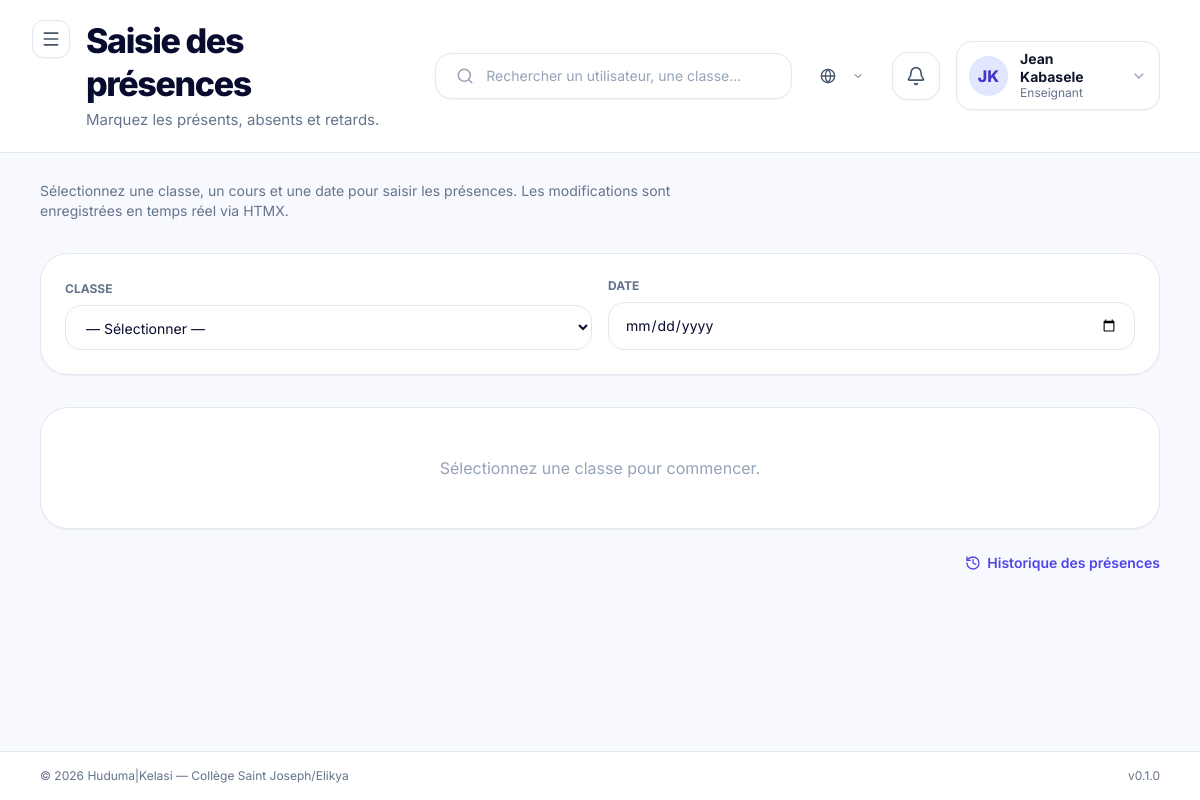
The page /attendance/saisie/ (signed in) on the database its author committed.
### apps/accounts/models.py (models this page shows, shortened)
class User(AbstractBaseUser, PermissionsMixin, BaseModel):
    email = models.EmailField(
        unique=True,
        verbose_name=_("Email"),
        help_text=_("Adresse email utilisée comme identifiant de connexion."),
    )
    first_name = models.CharField(
        max_length=80,
        verbose_name=_("Prénom"),
    )
    last_name = models.CharField(
        max_length=80,
        verbose_name=_("Nom"),
    )
    role = models.CharField(
        max_length=30,
        choices=UserRole.choices,
        default=UserRole.ELEVE,
        verbose_name=_("Rôle"),
        help_text=_("Rôle de l'utilisateur dans la plateforme."),
    )
    phone = models.CharField(
        max_length=30,
        blank=True,
        default="",
        verbose_name=_("Téléphone"),
    )
    avatar = models.ImageField(
        upload_to="avatars/",
        blank=True,
        null=True,
        verbose_name=_("Avatar"),
    )
    is_active = models.BooleanField(
        default=True,
        verbose_name=_("Actif"),
    )
    is_staff = models.BooleanField(
        default=False,
        verbose_name=_("Accès admin Django"),
    )
    date_joined = models.DateTimeField(
        auto_now_add=True,
        verbose_name=_("Date d'inscription"),
    )
    USERNAME_FIELD = "email"
    REQUIRED_FIELDS = ["first_name", "last_name"]
    objects = UserManager()
    class Meta:
        verbose_name = _("Utilisateur")
        verbose_name_plural = _("Utilisateurs")
        ordering = ["last_name", "first_name"]
        indexes = [
            models.Index(fields=["role"]),
            models.Index(fields=["is_active"]),
        ]
    @property
    def full_name(self) -> str:
        return f"{self.first_name} {self.last_name}".strip()
    @property
    def short_label(self) -> str:
        return ROLE_SHORT_LABELS.get(self.role, self.role)
    @property
    def initials(self) -> str:
        first = (self.first_name or "").strip()
        last = (self.last_name or "").strip()
        if first and last:
            return f"{first[0]}{last[0]}".upper()
        if first:
            return first[0].upper()
        if self.email:
            return self.email[0].upper()
        return "?"

### apps/attendance/views.py (the view)
# urls.py: path("saisie/", AttendanceSaisieView.as_view(), name="saisie"),
class AttendanceSaisieView(RoleRequiredMixin, TemplateView):
    template_name = "pages/attendance/saisie.html"
    allowed_roles = [UserRole.ENSEIGNANT, UserRole.ADMIN, UserRole.DIRECTEUR_ETUDES]
    def get_context_data(self, **kwargs):
        ctx = super().get_context_data(**kwargs)
        ctx["page_title"] = "Saisie des présences"
        ctx["page_subtitle"] = "Marquez les présents, absents et retards."
        ctx["classes"] = Classe.objects.all().order_by("nom")
        classe_id = self.request.GET.get("classe", "")
        cours_id = self.request.GET.get("cours", "")
        date_str = self.request.GET.get("date", "")
        if classe_id:
            ctx["active_classe"] = classe_id
            ctx["cours_list"] = Cours.objects.filter(classe_id=classe_id).order_by("nom")
            ctx["eleves"] = User.objects.filter(
                role=UserRole.ELEVE,
                is_active=True,
            ).order_by("last_name", "first_name")
            if cours_id and date_str:
                ctx["active_cours"] = cours_id
                ctx["active_date"] = date_str
                date_obj = datetime.strptime(date_str, "%Y-%m-%d").date()
                presences = Presence.objects.filter(
                    cours_id=cours_id,
                    date=date_obj,
                ).select_related("eleve")
                presences_map = {p.eleve_id: p for p in presences}
                ctx["presences_map"] = presences_map
        else:
            ctx["cours_list"] = []
            ctx["eleves"] = []
        return ctx

### apps/core/context_processors.py (called while the page is built)
def _get_unread_count(user):
    try:
        from apps.notifications.models import Notification
        return Notification.objects.filter(destinataire=user, lu=False).count()
    except Exception:
        return 0

### apps/core/managers.py (called while the page is built)
    def get_queryset(self):
        return super().get_queryset().filter(deleted_at__isnull=True)

### apps/core/mixins.py (called while the page is built)
    def dispatch(self, request, *args, **kwargs):
        user = request.user
        if not user.is_authenticated:
            return self.handle_no_permission()
        if self.allowed_roles and user.role not in self.allowed_roles:
            raise PermissionDenied(
                "Votre rôle ne vous permet pas d'accéder à cette page."
            )
        return super().dispatch(request, *args, **kwargs)

### templates/pages/attendance/saisie.html (shortened to what this page needs)
{% extends "layouts/dashboard.html" %}
{% load huduma_tags %}
{% load static %}
{% block content %}
  <section class="mb-8">
    <p class="text-sm text-slate-500 max-w-2xl">
      Sélectionnez une classe, un cours et une date pour saisir les présences.
      Les modifications sont enregistrées en temps réel via HTMX.
    </p>
  </section>
  <section class="bg-white border border-slate-200 rounded-[28px] shadow-sm p-6 mb-8">
    <form method="get" action="{% url 'attendance:saisie' %}" class="flex flex-col sm:flex-row gap-4 items-end">
      <div class="flex-1 w-full">
        <label class="block text-xs font-bold text-slate-500 uppercase mb-2">Classe</label>
        <select name="classe" class="w-full bg-white border border-slate-200 rounded-2xl px-4 py-3 text-sm focus:border-indigo-500 outline-none" onchange="this.form.submit()">
          <option value="">— Sélectionner —</option>
        </select>
      </div>
      <div class="flex-1 w-full">
        <label class="block text-xs font-bold text-slate-500 uppercase mb-2">Date</label>
        <input type="date" name="date" value="{{ active_date|default:'' }}"
               class="w-full bg-white border border-slate-200 rounded-2xl px-4 py-3 text-sm focus:border-indigo-500 outline-none"
               onchange="this.form.submit()">
      </div>
    </form>
  </section>
  {% if eleves and active_cours and active_date %}
  <section class="bg-white border border-slate-200 rounded-[28px] shadow-sm overflow-hidden">
    <div class="px-6 py-4 border-b border-slate-100">
      <h2 class="font-bold text-slate-900 text-lg">
        {{ eleves|length }} élève(s) — {{ active_date|date:"d/m/Y" }}
      </h2>
    </div>
    <div class="overflow-x-auto">
      <table class="w-full text-left">
        <thead class="bg-slate-50">
          <tr class="text-sm text-slate-500">
            <th class="px-6 py-4 font-semibold text-left">Élève</th>
            <th class="px-6 py-4 font-semibold text-center">Présent</th>
            <th class="px-6 py-4 font-semibold text-center">Absent</th>
            <th class="px-6 py-4 font-semibold text-center">Absent justifié</th>
            <th class="px-6 py-4 font-semibold text-center">Retard</th>
          </tr>
        </thead>
        <tbody class="divide-y divide-slate-100 text-sm" id="attendance-rows">
          {% for eleve in eleves %}
            <tr id="row-{{ eleve.pk }}" class="hover:bg-slate-50">
              {% include "attendance/_presence_row.html" with eleve=eleve presence=presences_map|get_item:eleve.pk %}
            </tr>
          {% endfor %}
        </tbody>
      </table>
    </div>
  </section>
  {% elif active_classe and not active_cours %}
    <div class="bg-white border border-slate-200 rounded-[28px] shadow-sm p-12 text-center">
      <p class="text-slate-400">Sélectionnez un cours et une date pour afficher les élèves.</p>
    </div>
  {% elif not active_classe %}
    <div class="bg-white border border-slate-200 rounded-[28px] shadow-sm p-12 text-center">
      <p class="text-slate-400">Sélectionnez une classe pour commencer.</p>
    </div>
  {% endif %}
  <div class="flex justify-end mt-6">
    <a href="{% url 'attendance:history' %}" class="text-sm font-semibold text-indigo-600 hover:text-indigo-700 flex items-center gap-1.5">
      <i data-lucide="history" class="w-4 h-4"></i>
      Historique des présences
    </a>
  </div>
{% endblock %}

### templates/partials/navbar.html (shortened to what this page needs)
<div class="flex flex-col lg:flex-row lg:items-center justify-between gap-6 w-full">
  <div class="flex items-start gap-4">
    <button
      @click="sidebarOpen = !sidebarOpen"
      class="xl:hidden p-2 -ml-2 rounded-xl bg-white border border-slate-200 text-slate-600 hover:bg-slate-50 shadow-sm"
      aria-label="Basculer la sidebar"
    >
      <i data-lucide="menu" class="w-5 h-5"></i>
    </button>
    <div>
      <h2 class="text-[26px] lg:text-[34px] font-extrabold tracking-[-0.04em] text-kelasi-ink leading-tight">
        {% block navbar_title %}{{ page_title|default:"Tableau de bord" }}{% endblock %}
      </h2>
      {% if page_subtitle %}
        <p class="mt-1 text-slate-500 text-[14px] lg:text-[15px]">{{ page_subtitle }}</p>
      {% endif %}
    </div>
  </div>
  <div class="flex items-center gap-4">
    <div class="hidden md:flex items-center gap-3 w-[300px] lg:w-[360px] bg-white border border-slate-200 rounded-2xl px-5 py-3 shadow-sm">
      <i data-lucide="search" class="w-5 h-5 text-slate-400"></i>
      <input
        type="text"
        placeholder="Rechercher un utilisateur, une classe..."
        class="w-full outline-none text-sm bg-transparent text-slate-700 placeholder:text-slate-400"
      >
    </div>
    {% include "partials/language_switcher.html" %}
    <a
      href="{% url 'notifications:list' %}"
      class="relative w-12 h-12 rounded-2xl bg-white border border-slate-200 flex items-center justify-center shadow-sm hover:bg-slate-50"
      title="Notifications"
    >
      <i data-lucide="bell" class="w-5 h-5 text-slate-600"></i>
    </a>
    <div class="relative" x-data="{ userMenuOpen: false }">
      <button
        @click="userMenuOpen = !userMenuOpen"
        class="flex items-center gap-3 bg-white border border-slate-200 rounded-2xl px-3 py-2 shadow-sm hover:bg-slate-50"
      >
        <span class="w-10 h-10 rounded-full bg-indigo-100 text-indigo-700 flex items-center justify-center font-extrabold">
          {{ request.user.initials }}
        </span>
        <div class="hidden lg:block text-left">
          <p class="text-sm font-bold text-slate-900 leading-tight">{{ request.user.full_name }}</p>
          <p class="text-xs text-slate-500">{{ request.user.short_label }}</p>
        </div>
        <i data-lucide="chevron-down" class="w-4 h-4 text-slate-400 hidden lg:block"></i>
      </button>
    </div>
  </div>
</div>

### templates/layouts/base.html (style rules this page uses)
body { font-family: 'Inter', system-ui, sans-serif; }

### rows shown on the page
User: user.initials "JK", user.full_name "Jean Kabasele", user.short_label "Enseignant"

### other values the page prints
{{ page_title|default:"Tableau de bord" }} "Saisie des présences"
{{ page_subtitle }} "Marquez les présents, absents et retards."
{{ HUDUMA_NAME }} "Huduma"
{{ HUDUMA_VERSION }} "0.1.0"
